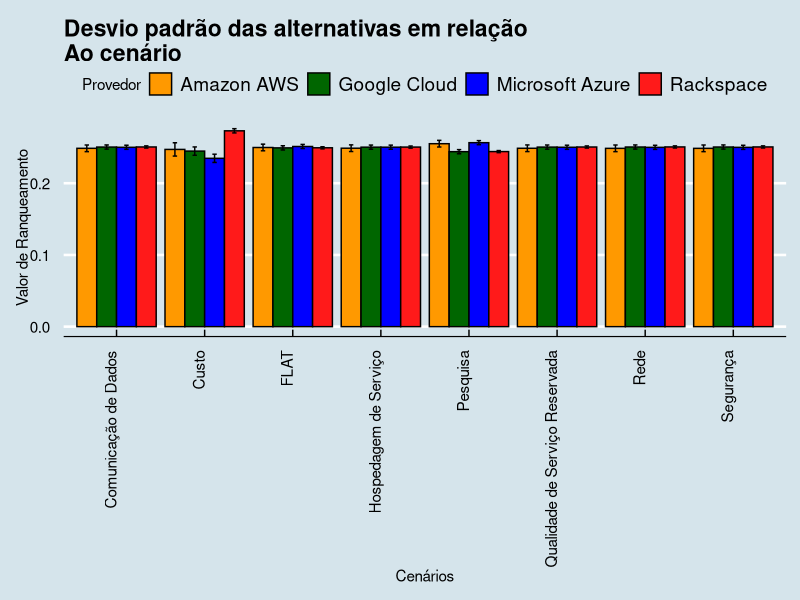
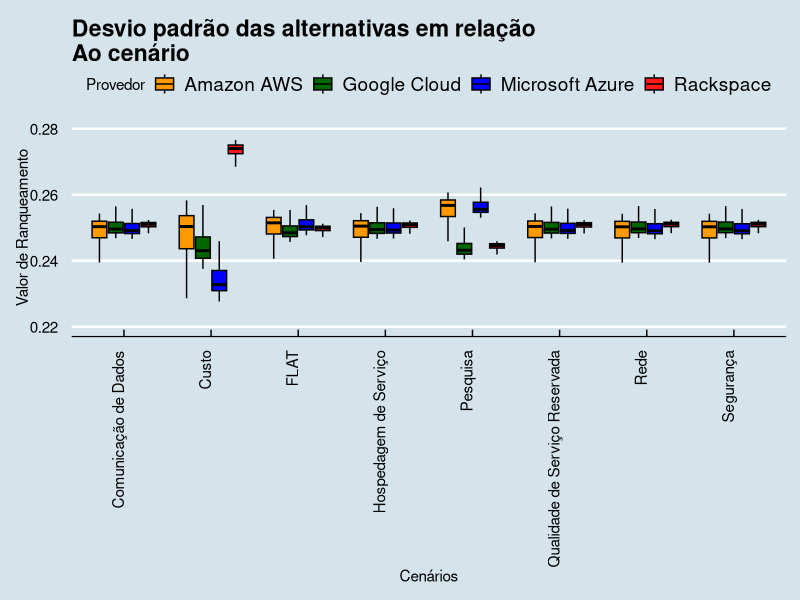
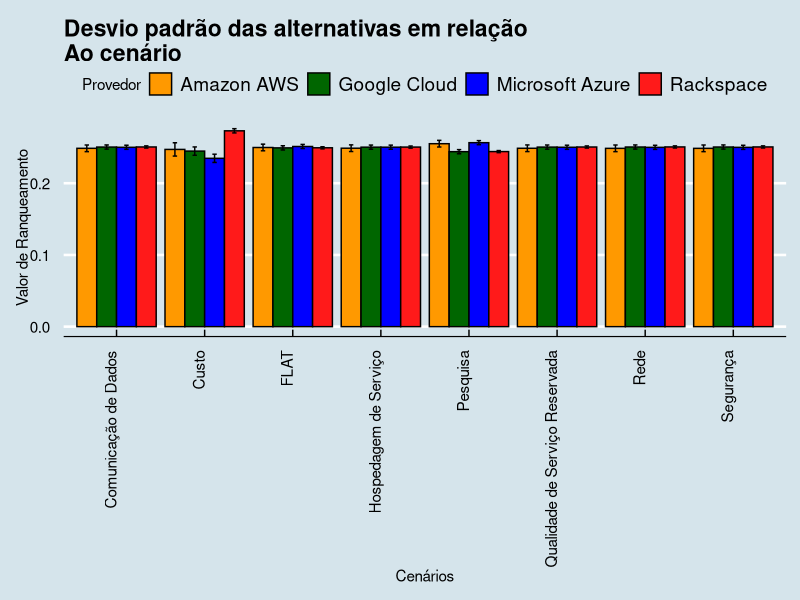
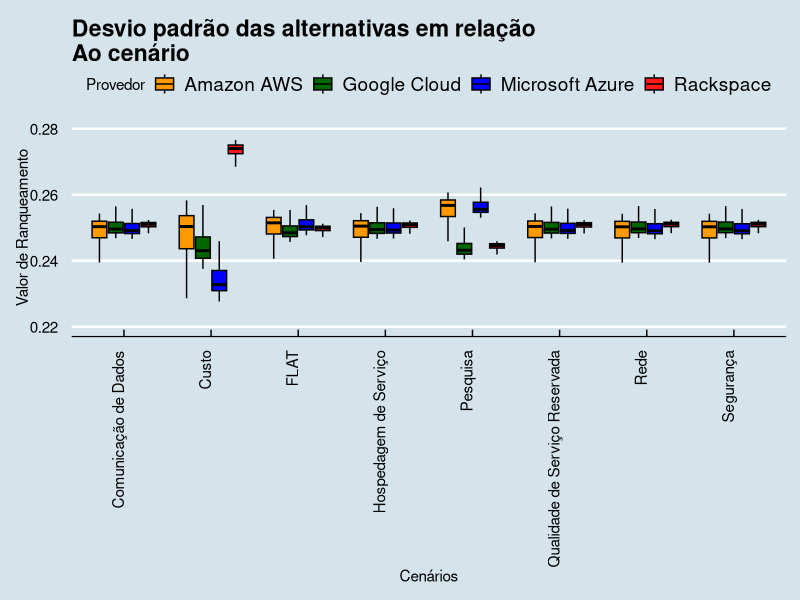

Here is the R script that generated these plots, in order:
library(ggplot2) # for creating ggplot
library(ggthemes)
library(grid)

df<- (read.table('dadosProvedor.txt',sep=';',header=TRUE))

df2<- (read.table('dadosHisto.txt',sep=";",header=TRUE))

df3<- (read.table('dadosProvedor2.txt',sep=";",header=TRUE))

m<-merge(df,df2,by.x=c("Cenario","Provedor"),by.y=c("Cenario","Provedor"))

p<- ggplot(m, aes(x=Cenario, y=Média, fill=Provedor)) +
  ggtitle("Desvio padrão das alternativas em relação\nAo cenário")+
  geom_bar(stat="identity", color="black",position=position_dodge()) +
  xlab("Cenários")+
  ylab("Valor de Ranqueamento")+
  #geom_text(aes(label=Média),vjust=-0.5,color="black",position=position_dodge(0.9),size=3.0)+
  theme_economist()+
  scale_fill_manual(values=c("#ff9900", "#006600", "#0000ff","#ff1a1a"))+
  theme(legend.position="top",axis.text.x = element_text(angle = 90, hjust = 1))+
  geom_errorbar(aes(ymin=Média-Desvio.Padrão, ymax=Média+Desvio.Padrão), width=.2,position=position_dodge(.9)) 

p

png("desvioBar.png")
print(p)
dev.off()

m2<-merge(df2,df3,by.x=c("Cenario","Provedor"),by.y=c("Cenario","Provedor"))

p2<- ggplot(m2, aes(x=Cenario, y=Selecao.y, fill=Provedor)) +
  ggtitle("Desvio padrão das alternativas em relação\nAo cenário")+
  #geom_bar(stat="identity", color="black",position=position_dodge()) +
  geom_boxplot(color="black",outlier.shape=NA)+
  xlab("Cenários")+
  ylab("Valor de Ranqueamento")+
  theme_economist()+
  coord_cartesian(ylim = c(0.22, 0.28)) +
  #geom_text(aes(label=Média),vjust=-0.5,color="black",position=position_dodge(0.9),size=3.0)+
  scale_fill_manual(values=c("#ff9900", "#006600", "#0000ff","#ff1a1a"))+
  theme(legend.position="top",axis.text.x = element_text(angle = 90, hjust = 1))
  #geom_errorbar(aes(ymin=Selecao.y-Desvio.Padrão, ymax=Selecao.y+Desvio.Padrão), width=.2,position=position_dodge(.9))
  
p2

png("desvioBox.png")
print(p2)
dev.off()